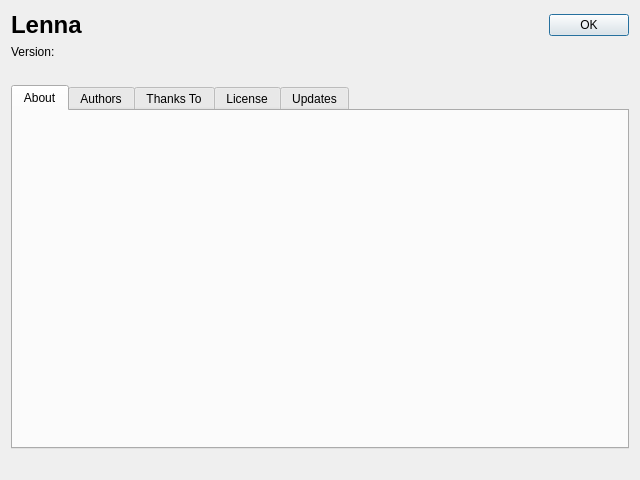
<?xml version="1.0" encoding="UTF-8"?>
<ui version="4.0">
 <class>AboutDialog</class>
 <widget class="QDialog" name="AboutDialog">
  <property name="geometry">
   <rect>
    <x>0</x>
    <y>0</y>
    <width>640</width>
    <height>480</height>
   </rect>
  </property>
  <property name="windowTitle">
   <string>About Lenna</string>
  </property>
  <layout class="QGridLayout" name="gridLayout">
   <item row="8" column="0">
    <spacer name="horizontalSpacer_2">
     <property name="orientation">
      <enum>Qt::Horizontal</enum>
     </property>
     <property name="sizeHint" stdset="0">
      <size>
       <width>40</width>
       <height>20</height>
      </size>
     </property>
    </spacer>
   </item>
   <item row="3" column="0">
    <widget class="QLabel" name="versionLabel">
     <property name="text">
      <string>Version: </string>
     </property>
    </widget>
   </item>
   <item row="7" column="0" colspan="2">
    <widget class="QTabWidget" name="tabWidget">
     <property name="currentIndex">
      <number>0</number>
     </property>
     <property name="tabsClosable">
      <bool>false</bool>
     </property>
     <widget class="QWidget" name="aboutTab">
      <attribute name="title">
       <string>About</string>
      </attribute>
      <layout class="QGridLayout" name="gridLayout_2">
       <item row="0" column="0">
        <widget class="QLabel" name="aboutLabel">
         <property name="text">
          <string/>
         </property>
         <property name="openExternalLinks">
          <bool>true</bool>
         </property>
        </widget>
       </item>
      </layout>
     </widget>
     <widget class="QWidget" name="authorsTab">
      <attribute name="title">
       <string>Authors</string>
      </attribute>
      <layout class="QGridLayout" name="gridLayout_3">
       <item row="0" column="0">
        <widget class="QScrollArea" name="authorsScrollArea">
         <property name="widgetResizable">
          <bool>true</bool>
         </property>
         <widget class="QWidget" name="scrollAreaWidgetContents">
          <property name="geometry">
           <rect>
            <x>0</x>
            <y>0</y>
            <width>363</width>
            <height>236</height>
           </rect>
          </property>
          <layout class="QGridLayout" name="gridLayout_4">
           <item row="0" column="0">
            <widget class="QLabel" name="authorsLabel">
             <property name="text">
              <string/>
             </property>
            </widget>
           </item>
          </layout>
         </widget>
        </widget>
       </item>
      </layout>
     </widget>
     <widget class="QWidget" name="thanksToTab">
      <attribute name="title">
       <string>Thanks To</string>
      </attribute>
      <layout class="QGridLayout" name="gridLayout_5">
       <item row="0" column="0">
        <widget class="QScrollArea" name="thankstoScrollArea">
         <property name="widgetResizable">
          <bool>true</bool>
         </property>
         <widget class="QWidget" name="scrollAreaWidgetContents_2">
          <property name="geometry">
           <rect>
            <x>0</x>
            <y>0</y>
            <width>363</width>
            <height>236</height>
           </rect>
          </property>
          <layout class="QGridLayout" name="gridLayout_6">
           <item row="0" column="0">
            <widget class="QLabel" name="thankstoLabel">
             <property name="text">
              <string/>
             </property>
             <property name="openExternalLinks">
              <bool>true</bool>
             </property>
            </widget>
           </item>
          </layout>
         </widget>
        </widget>
       </item>
      </layout>
     </widget>
     <widget class="QWidget" name="licenseTab">
      <attribute name="title">
       <string>License</string>
      </attribute>
      <layout class="QVBoxLayout" name="verticalLayout_2">
       <item>
        <widget class="QTextBrowser" name="licenseBrowser">
         <property name="acceptRichText">
          <bool>false</bool>
         </property>
        </widget>
       </item>
       <item>
        <widget class="QLabel" name="label">
         <property name="text">
          <string notr="true">&lt;a href=&quot;http://www.gnu.org/copyleft/gpl.html&quot;&gt;http://www.gnu.org/copyleft/gpl.html&lt;/a&gt;</string>
         </property>
         <property name="openExternalLinks">
          <bool>true</bool>
         </property>
        </widget>
       </item>
      </layout>
     </widget>
     <widget class="QWidget" name="updatesTab">
      <attribute name="title">
       <string>Updates</string>
      </attribute>
      <layout class="QVBoxLayout" name="verticalLayout">
       <item>
        <widget class="QLabel" name="thisVersionLabel">
         <property name="text">
          <string>This Version:</string>
         </property>
        </widget>
       </item>
       <item>
        <widget class="QLabel" name="htmlVersionLabel">
         <property name="text">
          <string/>
         </property>
        </widget>
       </item>
       <item>
        <widget class="QLabel" name="downloadLabel">
         <property name="text">
          <string>&lt;a href=&quot;&quot;&gt;Download site&lt;/a&gt;</string>
         </property>
         <property name="openExternalLinks">
          <bool>true</bool>
         </property>
        </widget>
       </item>
      </layout>
     </widget>
    </widget>
   </item>
   <item row="5" column="0" colspan="2">
    <widget class="QLabel" name="label_2">
     <property name="maximumSize">
      <size>
       <width>768</width>
       <height>128</height>
      </size>
     </property>
     <property name="text">
      <string/>
     </property>
     <property name="pixmap">
      <pixmap resource="lenna.qrc">:/logo/lenna_logo</pixmap>
     </property>
     <property name="scaledContents">
      <bool>false</bool>
     </property>
    </widget>
   </item>
   <item row="2" column="1">
    <widget class="QPushButton" name="pushButton">
     <property name="text">
      <string>OK</string>
     </property>
    </widget>
   </item>
   <item row="2" column="0">
    <widget class="QLabel" name="reihenaufnahme">
     <property name="text">
      <string>&lt;h1&gt;Lenna&lt;/h1&gt;</string>
     </property>
     <property name="scaledContents">
      <bool>false</bool>
     </property>
    </widget>
   </item>
  </layout>
 </widget>
 <resources>
  <include location="lenna.qrc"/>
 </resources>
 <connections/>
</ui>
